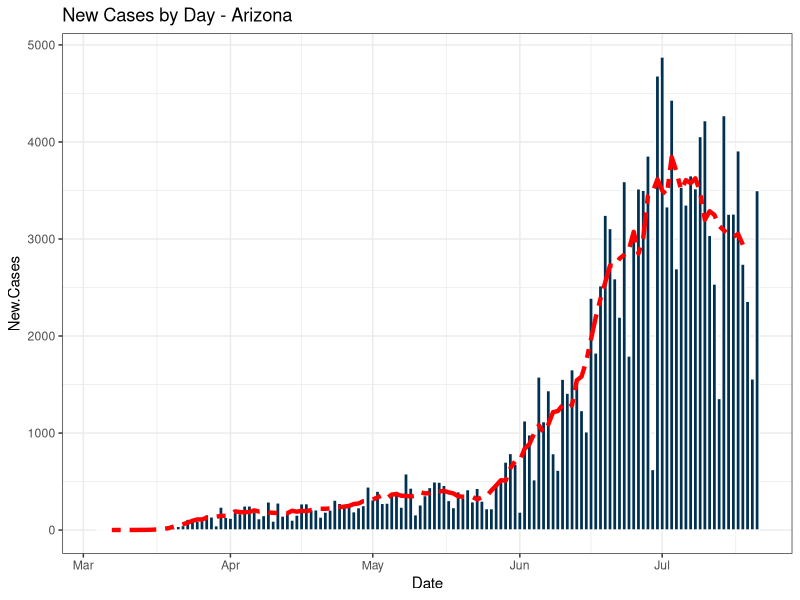
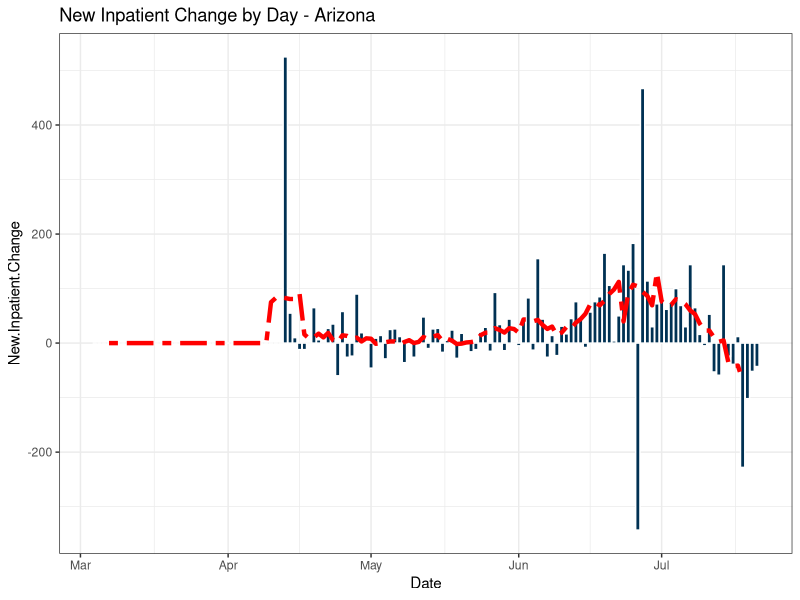
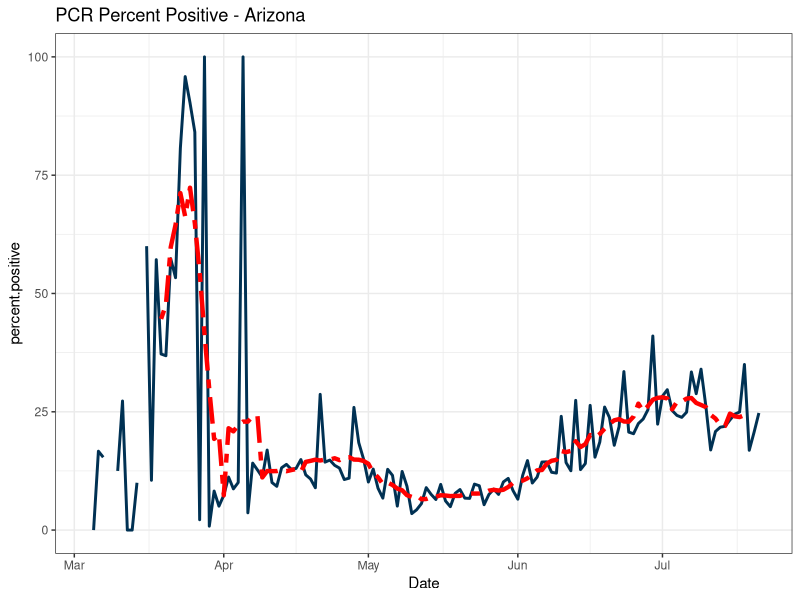
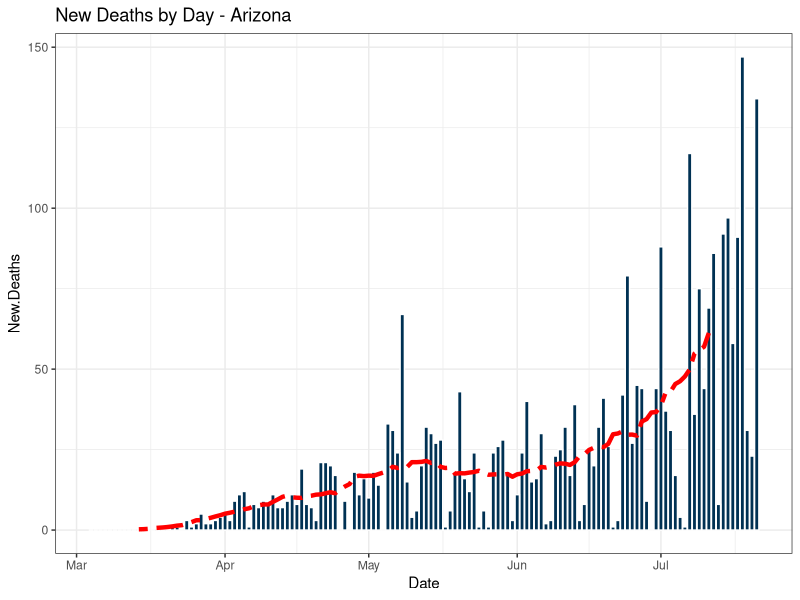
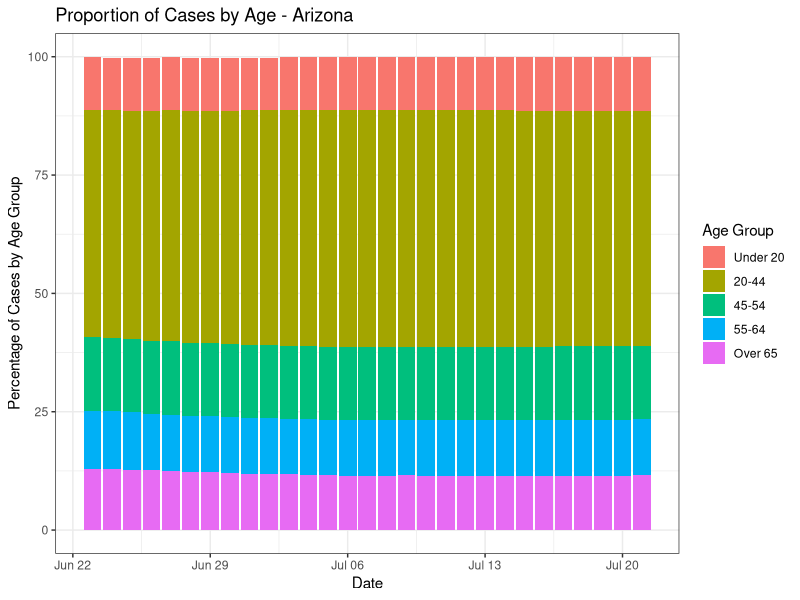
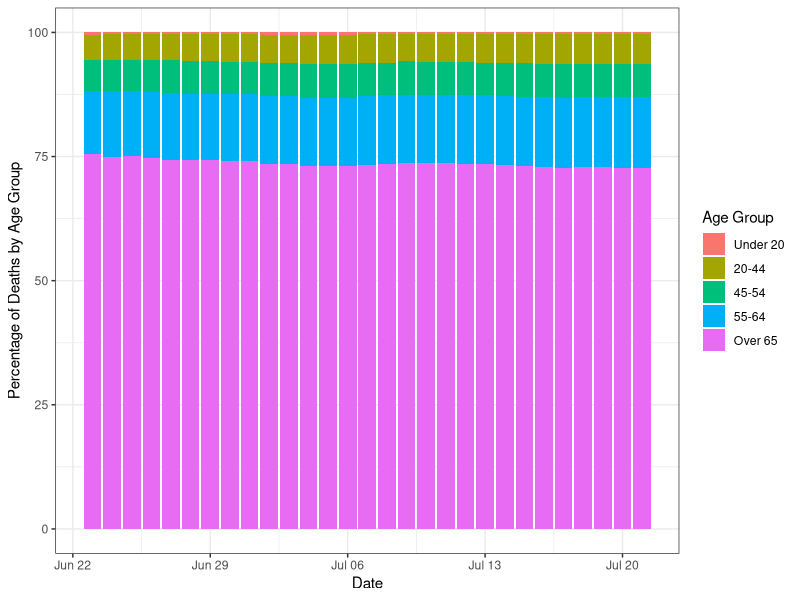
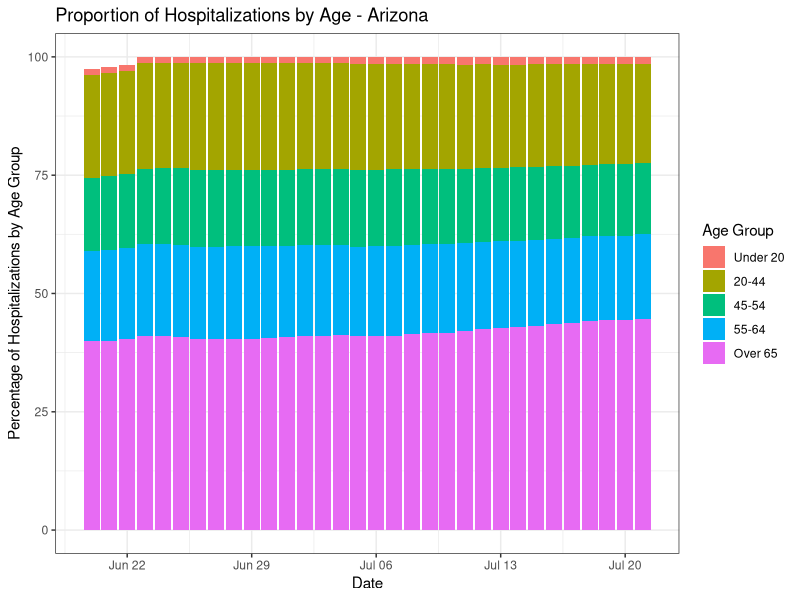
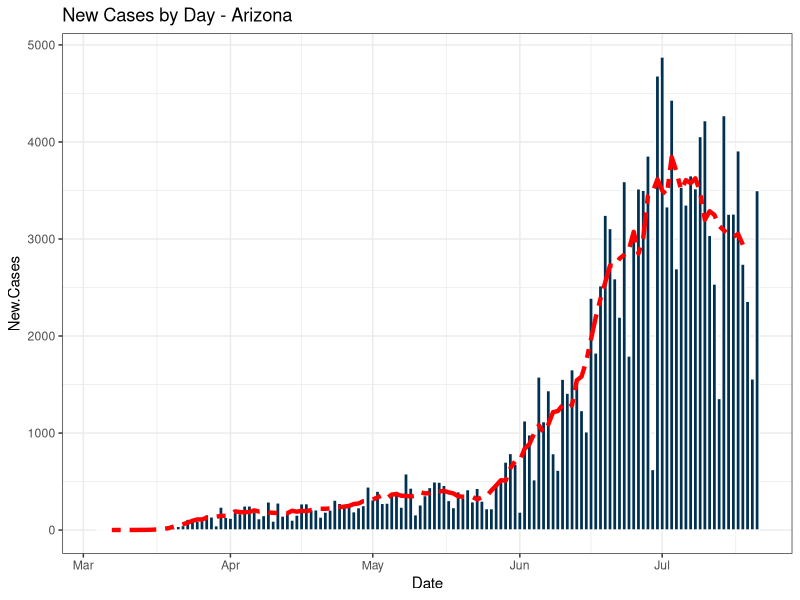

These figures' R source, in order:
library(tidyverse)
library(zoo)

az.pop = 7189000
az.pop.U18 = 1617500
az.pop.18to65=4277500
az.pop.O65 = 1294000

covid.az <- read.csv('covid data.csv', header=T)
covid.az$Date<-as.Date(covid.az$Date, '%m/%d/%Y')

#### plot of new cases by day
ggplot(covid.az, aes(x=Date, y=New.Cases))+
  geom_bar(stat='identity', color='white', fill='#003153')+
  geom_line(aes(y=rollmean(New.Cases,7,fill=NA)), linetype='twodash', color='red', size=1.5)+
  ggtitle('New Cases by Day - Arizona')+
  # labs()+
  theme_bw()
ggsave(paste0("New Cases by day "
              , format(Sys.time(), "%Y-%m-%d")
              , ".png"))
  
#### plot of new inpatient change by day
ggplot(covid.az, aes(x=Date, y=New.Inpatient.Change))+
  geom_bar(stat='identity', color='white', fill='#003153')+
  geom_line(aes(y=rollmean(New.Inpatient.Change,7,fill=NA)), linetype='twodash', color='red', size=1.5)+
  ggtitle('New Inpatient Change by Day - Arizona')+
  theme_bw()
ggsave(paste0("New Inpatient Change by day "
              , format(Sys.time(), "%Y-%m-%d")
              , ".png"))

#### PCR positivity
covid.az$percent.positive = (covid.az$New.Cases/covid.az$New.PCR)*100
ggplot(covid.az, aes(x=Date, y=percent.positive))+
  geom_line(color='#003153', size=1)+
  geom_line(aes(y=rollmean(percent.positive,7,fill=NA)), linetype='twodash', size=1.5, color='red')+
  ggtitle('PCR Percent Positive - Arizona')+
  theme_bw()
ggsave(paste0("PCR Percent Positive by day "
              , format(Sys.time(), "%Y-%m-%d")
              , ".png"))

#### new deaths by day
ggplot(covid.az, aes(x=Date, y=New.Deaths))+
  geom_bar(stat='identity', color='white', fill='#003153')+
  geom_line(aes(y=rollmean(New.Deaths, 21, fill=NA)), linetype='twodash', size=1.5, color='red')+
  ggtitle('New Deaths by Day - Arizona')+
  theme_bw()
ggsave(paste0("New Deaths by day "
              , format(Sys.time(), "%Y-%m-%d")
              , ".png"))

#### cases by age as a percent of total
# covid.az$Cases.Under20 <- as.numeric(covid.az$Cases.Under20)
# covid.az$Cases.20.44 <- as.numeric(covid.az$Cases.20.44)
# covid.az$Cases.45.54 <- as.numeric(covid.az$Cases.45.54)
# covid.az$Cases.55.64 <- as.numeric(covid.az$Cases.55.64)
# covid.az$Cases.Over65 <- as.numeric(covid.az$Cases.Over65)

covid.cases=NULL
covid.cases$CU20pT = (covid.az$Cases.Under20/covid.az$Positive.Tests)*100
covid.cases$C20.44pT = (covid.az$Cases.20.44/covid.az$Positive.Tests)*100
covid.cases$C45.54pT = (covid.az$Cases.45.54/covid.az$Positive.Tests)*100
covid.cases$C55.64pT = (covid.az$Cases.55.64/covid.az$Positive.Tests)*100
covid.cases$CO65pT = (covid.az$Cases.Over65/covid.az$Positive.Tests)*100
covid.cases$Date <- covid.az$Date
covid.cases <- data.frame(covid.cases)

library(reshape2)
covid.cases.m <- melt(covid.cases, id.vars='Date', measure.vars=c('CU20pT', 'C20.44pT', 'C45.54pT', 'C55.64pT', 'CO65pT'))

ggplot(covid.cases.m, aes(x=Date, y=value, fill=variable))+
  geom_bar(stat='identity')+
  ylab('Percentage of Cases by Age Group')+
  ggtitle('Proportion of Cases by Age - Arizona')+
  theme_bw()+
  # labs(fill='Age Group')
  scale_fill_discrete(name = "Age Group", labels = c("Under 20", "20-44", "45-54", '55-64', 'Over 65'))
ggsave(paste0("Proportion of Cases by Age "
              , format(Sys.time(), "%Y-%m-%d")
              , ".png"))

#### deaths by age as a percent of total
# covid.az$Deaths.Under20 <- as.numeric(covid.az$Deaths.Under20)
# covid.az$Deaths.20.44 <- as.numeric(covid.az$Deaths.20.44)
# covid.az$Deaths.45.54 <- as.numeric(covid.az$Deaths.45.54)
# covid.az$Deaths.55.64 <- as.numeric(covid.az$Deaths.55.64)
# covid.az$Deaths.Over65 <- as.numeric(covid.az$Deaths.Over65)

covid.Deaths=NULL
covid.Deaths$DU20pT = (covid.az$Deaths.Under20/covid.az$Deaths)*100
covid.Deaths$D20.44pT = (covid.az$Deaths.20.44/covid.az$Deaths)*100
covid.Deaths$D45.54pT = (covid.az$Deaths.45.54/covid.az$Deaths)*100
covid.Deaths$D55.64pT = (covid.az$Deaths.55.64/covid.az$Deaths)*100
covid.Deaths$DO65pT = (covid.az$Deaths.Over65/covid.az$Deaths)*100
covid.Deaths$Date <- covid.az$Date
covid.Deaths <- data.frame(covid.Deaths)

# library(reshape2)
covid.Deaths.m <- melt(covid.Deaths, id.vars='Date', measure.vars=c('DU20pT', 'D20.44pT', 'D45.54pT', 'D55.64pT', 'DO65pT'))

ggplot(covid.Deaths.m, aes(x=Date, y=value, fill=variable))+
  geom_bar(stat='identity')+
  ylab('Percentage of Deaths by Age Group')+
  theme_bw()+
  scale_fill_discrete(name = "Age Group", labels = c("Under 20", "20-44", "45-54", '55-64', 'Over 65'))
ggsave(paste0("Proportion of Deaths by Age Group "
              , format(Sys.time(), "%Y-%m-%d")
              , ".png"))

#### Hospitalizations by age as a percent of total
# covid.az$hosp.Under20 <- as.numeric(covid.az$hosp.Under20)
# covid.az$Hospitalizations.20.44 <- as.numeric(covid.az$Hospitalizations.20.44)
# covid.az$hosp.45.54 <- as.numeric(covid.az$hosp.45.54)
# covid.az$hosp.55.64 <- as.numeric(covid.az$hosp.55.64)
# covid.az$Hospitalizations.Over65 <- as.numeric(covid.az$Hospitalizations.Over65)

covid.hosp=NULL
covid.hosp$HU20pT = (covid.az$Hospitilizations.Under20/covid.az$Hospitilizations)*100
covid.hosp$H20.44pT = (covid.az$Hospitilizations.20.44/covid.az$Hospitilizations)*100
covid.hosp$H45.54pT = (covid.az$Hospitilizations.45.54/covid.az$Hospitilizations)*100
covid.hosp$H55.64pT = (covid.az$Hospitilizations.55.64/covid.az$Hospitilizations)*100
covid.hosp$HO65pT = (covid.az$Hospitilizations.Over65/covid.az$Hospitilizations)*100
covid.hosp$Date <- covid.az$Date
covid.hosp <- data.frame(covid.hosp)

# library(reshape2)
covid.hosp.m <- melt(covid.hosp, id.vars='Date', measure.vars=c('HU20pT', 'H20.44pT', 'H45.54pT', 'H55.64pT', 'HO65pT'))

ggplot(covid.hosp.m, aes(x=Date, y=value, fill=variable))+
  geom_bar(stat='identity')+
  ylab('Percentage of Hospitalizations by Age Group')+
  ggtitle('Proportion of Hospitalizations by Age - Arizona')+
  theme_bw()+
  # labs(fill='Age Group')
  scale_fill_discrete(name = "Age Group", labels = c("Under 20", "20-44", "45-54", '55-64', 'Over 65'))
ggsave(paste0("Proportion of Hospitilizations by Age Group "
              , format(Sys.time(), "%Y-%m-%d")
              , ".png"))

